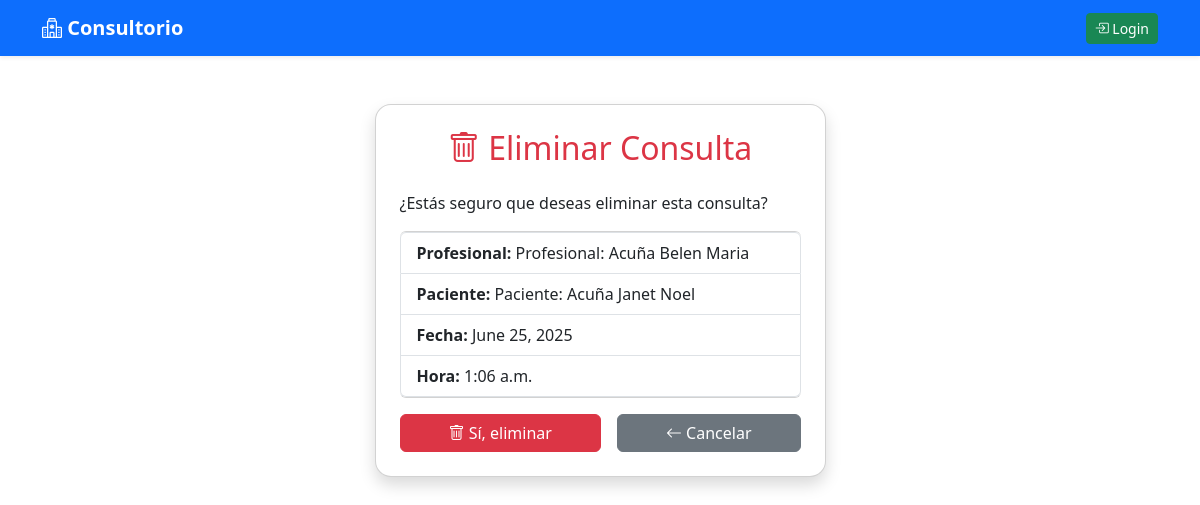
Page /borrar_consulta/1/ on the committed database.
### kinesiologia/models.py (models this page shows, shortened)
class Consulta (models.Model):
    Profesional = models.ForeignKey(Profesional, on_delete=models.CASCADE)
    Paciente = models.ForeignKey(Paciente, on_delete=models.CASCADE)
    Fecha = models.DateField()
    Hora = models.TimeField()
    Observaciones = models.TextField(null=True, blank=True)

class Profesional (models.Model):
    Nombre = models.CharField(max_length=50)
    Apellido = models.CharField(max_length=50)
    Especialidad = models.CharField(max_length=50)
    Tel = models.CharField(max_length=50)
    Email = models.EmailField()
    matricula = models.IntegerField(default=0)
    def __str__(self):
        return f"Profesional: {self.Apellido} {self.Nombre}"

class Paciente (models.Model):
    Nombre = models.CharField(max_length=50)
    Apellido = models.CharField(max_length=50)
    Fecha_nacimiento = models.DateField()
    DNI = models.CharField(max_length=50)
    Tel = models.CharField(max_length=50)
    Email = models.EmailField()
    def __str__(self):
        return f"Paciente: {self.Apellido} {self.Nombre}"

### kinesiologia/views.py (the view, shortened to what this page needs)
# urls.py: path('borrar_consulta/<int:pk>/', views.ConsultaDeleteView.as_view(template_name='consulta_confirm_delete.html'), name='borrar_consulta'),
class ConsultaDeleteView(DeleteView):
    model = Consulta
    template_name = 'consulta_confirm_delete.html'
    success_url = reverse_lazy("lista_consultas")

### kinesiologia/templates/consulta_confirm_delete.html (shortened to what this page needs)
{% extends 'base.html' %}
{% block content %}
<div class="row justify-content-center">
  <div class="col-md-6 col-lg-5">
    <div class="card shadow rounded-4 p-4 mt-4">
      <h2 class="mb-4 text-center text-danger">
        <i class="bi bi-trash"></i> Eliminar Consulta
      </h2>
      <p class="mb-3">¿Estás seguro que deseas eliminar esta consulta?</p>
      <ul class="list-group mb-3">
        <li class="list-group-item"><b>Profesional:</b> {{ consulta.Profesional }}</li>
        <li class="list-group-item"><b>Paciente:</b> {{ consulta.Paciente }}</li>
        <li class="list-group-item"><b>Fecha:</b> {{ consulta.Fecha }}</li>
        <li class="list-group-item"><b>Hora:</b> {{ consulta.Hora }}</li>
      </ul>
      <form method="post">
        <div class="d-flex gap-3">
          <button type="submit" class="btn btn-danger flex-fill">
            <i class="bi bi-trash"></i> Sí, eliminar
          </button>
          <a href="{% url 'lista_consultas' %}" class="btn btn-secondary flex-fill">
            <i class="bi bi-arrow-left"></i> Cancelar
          </a>
        </div>
      </form>
    </div>
  </div>
</div>
{% endblock %}

### rows in the picture
Consulta: Profesional "Profesional: Acuña Belen Maria", Paciente "Paciente: Acuña Janet Noel", Fecha "June 25, 2025", Hora "1:06 a.m."
